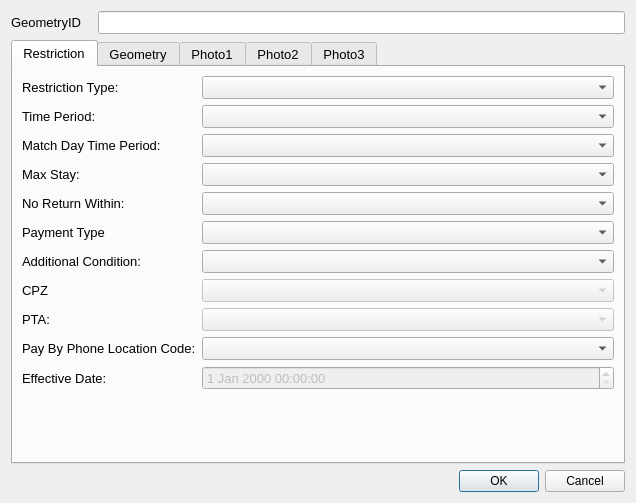
<?xml version="1.0" encoding="UTF-8"?>
<ui version="4.0">
 <class>restrictionDialog</class>
 <widget class="QDialog" name="restrictionDialog">
  <property name="geometry">
   <rect>
    <x>0</x>
    <y>0</y>
    <width>636</width>
    <height>503</height>
   </rect>
  </property>
  <property name="sizePolicy">
   <sizepolicy hsizetype="Fixed" vsizetype="Fixed">
    <horstretch>0</horstretch>
    <verstretch>0</verstretch>
   </sizepolicy>
  </property>
  <property name="minimumSize">
   <size>
    <width>0</width>
    <height>0</height>
   </size>
  </property>
  <property name="maximumSize">
   <size>
    <width>750</width>
    <height>550</height>
   </size>
  </property>
  <property name="font">
   <font>
    <family>Arial</family>
   </font>
  </property>
  <property name="windowTitle">
   <string>Dialog</string>
  </property>
  <property name="sizeGripEnabled">
   <bool>false</bool>
  </property>
  <layout class="QGridLayout" name="gridLayout_8">
   <item row="0" column="0">
    <layout class="QGridLayout" name="gridLayout">
     <item row="0" column="0">
      <widget class="QLabel" name="label">
       <property name="minimumSize">
        <size>
         <width>81</width>
         <height>16</height>
        </size>
       </property>
       <property name="font">
        <font>
         <pointsize>10</pointsize>
        </font>
       </property>
       <property name="text">
        <string>GeometryID</string>
       </property>
      </widget>
     </item>
     <item row="0" column="1">
      <widget class="QLineEdit" name="GeometryID">
       <property name="font">
        <font>
         <pointsize>10</pointsize>
        </font>
       </property>
       <property name="inputMask">
        <string/>
       </property>
       <property name="readOnly">
        <bool>true</bool>
       </property>
       <property name="placeholderText">
        <string/>
       </property>
      </widget>
     </item>
    </layout>
   </item>
   <item row="1" column="0">
    <layout class="QGridLayout" name="gridLayout_3">
     <item row="0" column="0">
      <widget class="QTabWidget" name="tabWidget">
       <property name="minimumSize">
        <size>
         <width>0</width>
         <height>0</height>
        </size>
       </property>
       <property name="font">
        <font>
         <pointsize>10</pointsize>
        </font>
       </property>
       <property name="cursor">
        <cursorShape>IBeamCursor</cursorShape>
       </property>
       <property name="mouseTracking">
        <bool>true</bool>
       </property>
       <property name="acceptDrops">
        <bool>true</bool>
       </property>
       <property name="currentIndex">
        <number>0</number>
       </property>
       <widget class="QWidget" name="restrictionTab">
        <property name="focusPolicy">
         <enum>Qt::NoFocus</enum>
        </property>
        <attribute name="title">
         <string>Restriction</string>
        </attribute>
        <layout class="QFormLayout" name="formLayout">
         <item row="0" column="0">
          <widget class="QLabel" name="lbl_RestrictionType">
           <property name="minimumSize">
            <size>
             <width>90</width>
             <height>16</height>
            </size>
           </property>
           <property name="font">
            <font>
             <pointsize>10</pointsize>
            </font>
           </property>
           <property name="text">
            <string>Restriction Type:</string>
           </property>
          </widget>
         </item>
         <item row="0" column="1">
          <widget class="QComboBox" name="RestrictionTypeID">
           <property name="currentIndex">
            <number>-1</number>
           </property>
          </widget>
         </item>
         <item row="1" column="0">
          <widget class="QLabel" name="lbl_TimePeriod">
           <property name="minimumSize">
            <size>
             <width>90</width>
             <height>16</height>
            </size>
           </property>
           <property name="font">
            <font>
             <pointsize>10</pointsize>
            </font>
           </property>
           <property name="text">
            <string>Time Period:</string>
           </property>
          </widget>
         </item>
         <item row="1" column="1">
          <widget class="QComboBox" name="TimePeriodID"/>
         </item>
         <item row="3" column="0">
          <widget class="QLabel" name="lbl_MaxStay">
           <property name="minimumSize">
            <size>
             <width>90</width>
             <height>16</height>
            </size>
           </property>
           <property name="font">
            <font>
             <pointsize>10</pointsize>
            </font>
           </property>
           <property name="text">
            <string>Max Stay:</string>
           </property>
          </widget>
         </item>
         <item row="3" column="1">
          <widget class="QComboBox" name="MaxStayID"/>
         </item>
         <item row="4" column="0">
          <widget class="QLabel" name="lbl_NoReturn">
           <property name="minimumSize">
            <size>
             <width>90</width>
             <height>16</height>
            </size>
           </property>
           <property name="font">
            <font>
             <pointsize>10</pointsize>
            </font>
           </property>
           <property name="text">
            <string>No Return Within:</string>
           </property>
          </widget>
         </item>
         <item row="4" column="1">
          <widget class="QComboBox" name="NoReturnID"/>
         </item>
         <item row="5" column="0">
          <widget class="QLabel" name="lbl_PaymentType">
           <property name="minimumSize">
            <size>
             <width>90</width>
             <height>16</height>
            </size>
           </property>
           <property name="font">
            <font>
             <pointsize>10</pointsize>
            </font>
           </property>
           <property name="text">
            <string>Payment Type</string>
           </property>
          </widget>
         </item>
         <item row="5" column="1">
          <widget class="QComboBox" name="PayTypeID">
           <property name="currentIndex">
            <number>-1</number>
           </property>
          </widget>
         </item>
         <item row="8" column="1">
          <widget class="QComboBox" name="ParkingTariffArea">
           <property name="enabled">
            <bool>false</bool>
           </property>
           <property name="editable">
            <bool>false</bool>
           </property>
          </widget>
         </item>
         <item row="6" column="1">
          <widget class="QComboBox" name="AdditionalConditionID">
           <property name="currentIndex">
            <number>-1</number>
           </property>
          </widget>
         </item>
         <item row="6" column="0">
          <widget class="QLabel" name="lbl_PaymentType_2">
           <property name="minimumSize">
            <size>
             <width>90</width>
             <height>16</height>
            </size>
           </property>
           <property name="font">
            <font>
             <pointsize>10</pointsize>
            </font>
           </property>
           <property name="text">
            <string>Additional Condition:</string>
           </property>
          </widget>
         </item>
         <item row="8" column="0">
          <widget class="QLabel" name="label_7">
           <property name="text">
            <string>PTA:</string>
           </property>
          </widget>
         </item>
         <item row="13" column="0">
          <widget class="QLabel" name="lbl_OpenDate">
           <property name="text">
            <string>Effective Date:</string>
           </property>
          </widget>
         </item>
         <item row="7" column="0">
          <widget class="QLabel" name="lbl_CPZ">
           <property name="text">
            <string>CPZ</string>
           </property>
          </widget>
         </item>
         <item row="7" column="1">
          <widget class="QComboBox" name="CPZ">
           <property name="enabled">
            <bool>false</bool>
           </property>
          </widget>
         </item>
         <item row="13" column="1">
          <widget class="QgsDateTimeEdit" name="OpenDate">
           <property name="enabled">
            <bool>false</bool>
           </property>
          </widget>
         </item>
         <item row="2" column="0">
          <widget class="QLabel" name="label_3">
           <property name="text">
            <string>Match Day Time Period:</string>
           </property>
          </widget>
         </item>
         <item row="2" column="1">
          <widget class="QComboBox" name="MatchDayTimePeriodID"/>
         </item>
         <item row="10" column="0">
          <widget class="QLabel" name="label_13">
           <property name="text">
            <string>Pay By Phone Location Code:</string>
           </property>
          </widget>
         </item>
         <item row="10" column="1">
          <widget class="QComboBox" name="PayParkingAreaID"/>
         </item>
        </layout>
       </widget>
       <widget class="QWidget" name="geometryTab">
        <attribute name="title">
         <string>Geometry</string>
        </attribute>
        <layout class="QGridLayout" name="gridLayout_2">
         <item row="0" column="0">
          <widget class="QLabel" name="label_5">
           <property name="font">
            <font>
             <pointsize>10</pointsize>
            </font>
           </property>
           <property name="text">
            <string>Length (m):</string>
           </property>
          </widget>
         </item>
         <item row="5" column="1">
          <widget class="QLineEdit" name="NrBays">
           <property name="text">
            <string/>
           </property>
          </widget>
         </item>
         <item row="6" column="0">
          <widget class="QLabel" name="label_4">
           <property name="text">
            <string>Last Update Date:</string>
           </property>
          </widget>
         </item>
         <item row="6" column="1" colspan="3">
          <widget class="QDateTimeEdit" name="LastUpdateDateTime">
           <property name="readOnly">
            <bool>true</bool>
           </property>
          </widget>
         </item>
         <item row="7" column="0">
          <widget class="QLabel" name="label_6">
           <property name="text">
            <string>Last Changed By:</string>
           </property>
          </widget>
         </item>
         <item row="7" column="1" colspan="2">
          <widget class="QLineEdit" name="LastUpdatePerson">
           <property name="readOnly">
            <bool>true</bool>
           </property>
          </widget>
         </item>
         <item row="0" column="1" colspan="3">
          <widget class="QLineEdit" name="RestrictionLength">
           <property name="font">
            <font>
             <pointsize>10</pointsize>
            </font>
           </property>
           <property name="readOnly">
            <bool>true</bool>
           </property>
          </widget>
         </item>
         <item row="1" column="0">
          <widget class="QLabel" name="lbl_RoadName">
           <property name="minimumSize">
            <size>
             <width>90</width>
             <height>16</height>
            </size>
           </property>
           <property name="font">
            <font>
             <pointsize>10</pointsize>
            </font>
           </property>
           <property name="text">
            <string>Road Name:</string>
           </property>
          </widget>
         </item>
         <item row="1" column="1" colspan="4">
          <widget class="QLineEdit" name="RoadName"/>
         </item>
         <item row="2" column="0">
          <widget class="QLabel" name="lbl_USRN">
           <property name="minimumSize">
            <size>
             <width>90</width>
             <height>16</height>
            </size>
           </property>
           <property name="font">
            <font>
             <pointsize>10</pointsize>
            </font>
           </property>
           <property name="text">
            <string>USRN:</string>
           </property>
          </widget>
         </item>
         <item row="2" column="1" colspan="4">
          <widget class="QLineEdit" name="USRN"/>
         </item>
         <item row="3" column="0">
          <widget class="QLabel" name="lbl_GeometryType">
           <property name="minimumSize">
            <size>
             <width>90</width>
             <height>16</height>
            </size>
           </property>
           <property name="font">
            <font>
             <pointsize>10</pointsize>
            </font>
           </property>
           <property name="text">
            <string>Geometry Type</string>
           </property>
          </widget>
         </item>
         <item row="3" column="1" colspan="4">
          <widget class="QComboBox" name="GeomShapeID">
           <property name="editable">
            <bool>false</bool>
           </property>
           <property name="currentIndex">
            <number>-1</number>
           </property>
          </widget>
         </item>
         <item row="4" column="0">
          <widget class="QLabel" name="lbl_Orientation">
           <property name="minimumSize">
            <size>
             <width>90</width>
             <height>16</height>
            </size>
           </property>
           <property name="font">
            <font>
             <pointsize>10</pointsize>
            </font>
           </property>
           <property name="text">
            <string>Orientation:</string>
           </property>
          </widget>
         </item>
         <item row="4" column="1">
          <widget class="QLineEdit" name="BayOrientation"/>
         </item>
         <item row="4" column="2">
          <widget class="QToolButton" name="toolButton">
           <property name="text">
            <string>...</string>
           </property>
          </widget>
         </item>
         <item row="4" column="3">
          <widget class="QLabel" name="lbl_AzToRoadCL">
           <property name="minimumSize">
            <size>
             <width>90</width>
             <height>16</height>
            </size>
           </property>
           <property name="font">
            <font>
             <pointsize>10</pointsize>
            </font>
           </property>
           <property name="text">
            <string>Direction to Road Centreline:</string>
           </property>
           <property name="wordWrap">
            <bool>true</bool>
           </property>
          </widget>
         </item>
         <item row="4" column="4">
          <widget class="QLineEdit" name="AzimuthToRoadCentreLine">
           <property name="text">
            <string/>
           </property>
          </widget>
         </item>
         <item row="4" column="5">
          <widget class="QToolButton" name="toolButton_2">
           <property name="text">
            <string>...</string>
           </property>
          </widget>
         </item>
         <item row="5" column="0">
          <widget class="QLabel" name="lbl_NrBays">
           <property name="minimumSize">
            <size>
             <width>90</width>
             <height>16</height>
            </size>
           </property>
           <property name="font">
            <font>
             <pointsize>10</pointsize>
            </font>
           </property>
           <property name="text">
            <string>Number of Bays:</string>
           </property>
          </widget>
         </item>
         <item row="9" column="0">
          <widget class="QLabel" name="lbl_RoadName_2">
           <property name="minimumSize">
            <size>
             <width>90</width>
             <height>16</height>
            </size>
           </property>
           <property name="font">
            <font>
             <pointsize>10</pointsize>
            </font>
           </property>
           <property name="text">
            <string>RestrictionID</string>
           </property>
          </widget>
         </item>
         <item row="9" column="1" colspan="2">
          <widget class="QLineEdit" name="RestrictionID"/>
         </item>
         <item row="5" column="3">
          <widget class="QLabel" name="label_8">
           <property name="text">
            <string>Capacity:</string>
           </property>
          </widget>
         </item>
         <item row="5" column="4">
          <widget class="QLineEdit" name="Capacity"/>
         </item>
        </layout>
       </widget>
       <widget class="QWidget" name="Photo1">
        <attribute name="title">
         <string>Photo1</string>
        </attribute>
        <layout class="QGridLayout" name="gridLayout_5">
         <item row="0" column="0">
          <widget class="QLabel" name="Photo_Widget_01">
           <property name="sizePolicy">
            <sizepolicy hsizetype="Fixed" vsizetype="Fixed">
             <horstretch>0</horstretch>
             <verstretch>0</verstretch>
            </sizepolicy>
           </property>
           <property name="maximumSize">
            <size>
             <width>640</width>
             <height>480</height>
            </size>
           </property>
           <property name="autoFillBackground">
            <bool>true</bool>
           </property>
           <property name="text">
            <string>Photo not found</string>
           </property>
          </widget>
         </item>
        </layout>
       </widget>
       <widget class="QWidget" name="Photo2">
        <attribute name="title">
         <string>Photo2</string>
        </attribute>
        <layout class="QGridLayout" name="gridLayout_6">
         <item row="0" column="0">
          <widget class="QLabel" name="Photo_Widget_02">
           <property name="sizePolicy">
            <sizepolicy hsizetype="Fixed" vsizetype="Fixed">
             <horstretch>0</horstretch>
             <verstretch>0</verstretch>
            </sizepolicy>
           </property>
           <property name="maximumSize">
            <size>
             <width>640</width>
             <height>480</height>
            </size>
           </property>
           <property name="font">
            <font>
             <family>Sans Serif</family>
            </font>
           </property>
           <property name="autoFillBackground">
            <bool>true</bool>
           </property>
           <property name="text">
            <string>Photo not found</string>
           </property>
          </widget>
         </item>
        </layout>
       </widget>
       <widget class="QWidget" name="Photo3">
        <attribute name="title">
         <string>Photo3</string>
        </attribute>
        <widget class="QLabel" name="label_2">
         <property name="geometry">
          <rect>
           <x>20</x>
           <y>5</y>
           <width>581</width>
           <height>381</height>
          </rect>
         </property>
         <property name="sizePolicy">
          <sizepolicy hsizetype="Fixed" vsizetype="Fixed">
           <horstretch>0</horstretch>
           <verstretch>0</verstretch>
          </sizepolicy>
         </property>
         <property name="maximumSize">
          <size>
           <width>640</width>
           <height>480</height>
          </size>
         </property>
         <property name="text">
          <string>Photo not found</string>
         </property>
        </widget>
       </widget>
      </widget>
     </item>
     <item row="1" column="0">
      <widget class="QDialogButtonBox" name="button_box">
       <property name="standardButtons">
        <set>QDialogButtonBox::Cancel|QDialogButtonBox::Ok</set>
       </property>
      </widget>
     </item>
    </layout>
   </item>
  </layout>
 </widget>
 <customwidgets>
  <customwidget>
   <class>QgsDateTimeEdit</class>
   <extends>QDateTimeEdit</extends>
   <header>qgsdatetimeedit.h</header>
  </customwidget>
 </customwidgets>
 <resources/>
 <connections>
  <connection>
   <sender>button_box</sender>
   <signal>accepted()</signal>
   <receiver>restrictionDialog</receiver>
   <slot>accept()</slot>
   <hints>
    <hint type="sourcelabel">
     <x>317</x>
     <y>481</y>
    </hint>
    <hint type="destinationlabel">
     <x>317</x>
     <y>251</y>
    </hint>
   </hints>
  </connection>
  <connection>
   <sender>button_box</sender>
   <signal>rejected()</signal>
   <receiver>restrictionDialog</receiver>
   <slot>reject()</slot>
   <hints>
    <hint type="sourcelabel">
     <x>317</x>
     <y>481</y>
    </hint>
    <hint type="destinationlabel">
     <x>317</x>
     <y>251</y>
    </hint>
   </hints>
  </connection>
 </connections>
</ui>
